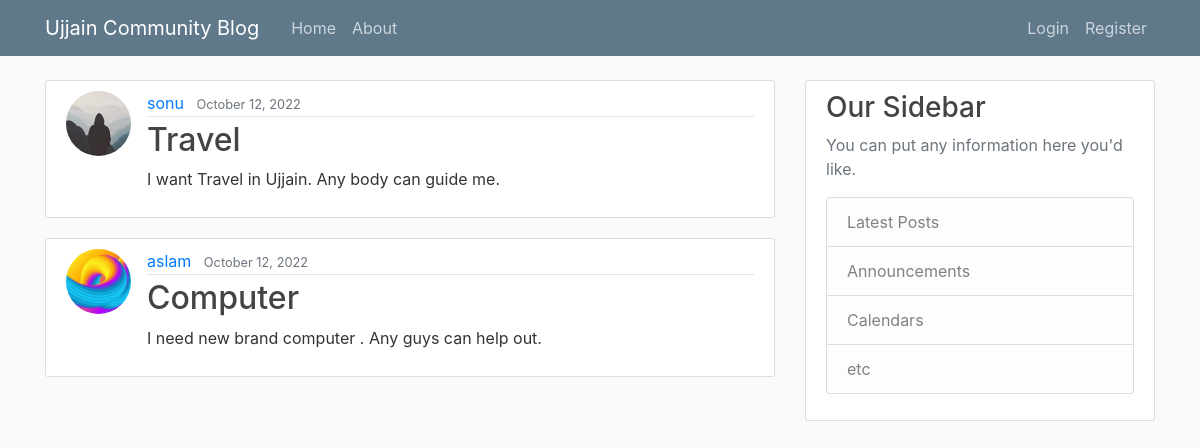
The page / on the database its author committed.
### blog/models.py (models this page shows, shortened)
class Post(models.Model):
    title = models.CharField(max_length=100)
    content = models.TextField()
    date_posted = models.DateTimeField(default=timezone.now)
    author = models.ForeignKey(User, on_delete=models.CASCADE)

### users/models.py (models this page shows, shortened)
class Profile(models.Model):
    user = models.OneToOneField(User, on_delete=models.CASCADE)
    image = models.ImageField(default='default.jpg', upload_to='profile_pics')

### blog/views.py (the view)
# urls.py: path('', PostListView.as_view(), name='blog-home'),
class PostListView(ListView):
    model = Post
    template_name = 'blog/home.html'  # <app>/<model>_<viewtype>.html
    context_object_name = 'posts'
    ordering = ['-date_posted']

### blog/templates/blog/home.html
{% extends "blog/base.html" %}
{% block content %}
    {% for post in posts %}
        <article class="media content-section">
          <img class="rounded-circle article-img" src="{{ post.author.profile.image.url }}">
          <div class="media-body">
            <div class="article-metadata">
              <a class="mr-2" href="#">{{ post.author }}</a>
              <small class="text-muted">{{ post.date_posted|date:"F d, Y" }}</small>
            </div>
            <h2><a class="article-title" href="{% url 'post-detail' post.id %}">{{ post.title }}</a></h2>
            <p class="article-content">{{ post.content }}</p>
          </div>
        </article>
    {% endfor %}
{% endblock content %}

### blog/templates/blog/base.html (shortened to what this page needs)
{% load static %}
<!DOCTYPE html>
<html>
<head>
    <link rel="stylesheet" href="https://maxcdn.bootstrapcdn.com/bootstrap/4.0.0/css/bootstrap.min.css">
    <link rel="stylesheet" type="text/css" href="{% static 'blog/main.css' %}">
</head>
<body>
    <header class="site-header">
      <nav class="navbar navbar-expand-md navbar-dark bg-steel fixed-top">
        <div class="container">
          <a class="navbar-brand mr-4" href="{% url 'blog-home' %}">Ujjain Community Blog</a>
          <div class="collapse navbar-collapse" id="navbarToggle">
            <div class="navbar-nav mr-auto">
              <a class="nav-item nav-link" href="{% url 'blog-home' %}">Home</a>
              <a class="nav-item nav-link" href="{% url 'blog-about' %}">About</a>
            </div>
            <div class="navbar-nav">
              {% if user.is_authenticated %}
                <a class="nav-item nav-link" href="{% url 'post-create' %}">New Post</a>
                <a class="nav-item nav-link" href="{% url 'profile' %}">Profile</a>
                <a class="nav-item nav-link" href="{% url 'logout' %}">Logout</a>
              {% else %}
                <a class="nav-item nav-link" href="{% url 'login' %}">Login</a>
                <a class="nav-item nav-link" href="{% url 'register' %}">Register</a>
              {% endif %}
            </div>
          </div>
        </div>
      </nav>
    </header>
    <main role="main" class="container">
      <div class="row">
        <div class="col-md-8">
          {% block content %}{% endblock %}
        </div>
        <div class="col-md-4">
          <div class="content-section">
            <h3>Our Sidebar</h3>
            <p class='text-muted'>You can put any information here you'd like.
              <ul class="list-group">
                <li class="list-group-item list-group-item-light">Latest Posts</li>
                <li class="list-group-item list-group-item-light">Announcements</li>
                <li class="list-group-item list-group-item-light">Calendars</li>
                <li class="list-group-item list-group-item-light">etc</li>
              </ul>
            </p>
          </div>
        </div>
      </div>
    </main>
</body>
</html>

### blog/static/blog/main.css (style rules this page uses)
body { background: #fafafa; color: #333333; margin-top: 5rem; }
h1, h2, h3, h4, h5, h6 { color: #444444; }
ul { margin: 0; }
.bg-steel { background-color: #5f788a; }
.site-header .navbar-nav .nav-link { color: #cbd5db; }
.content-section { background: #ffffff; padding: 10px 20px; border: 1px solid #dddddd; border-radius: 3px; margin-bottom: 20px; }
.article-title { color: #444444; }
.article-content { white-space: pre-line; }
.article-img { height: 65px; width: 65px; margin-right: 16px; }
.article-metadata { padding-bottom: 1px; margin-bottom: 4px; border-bottom: 1px solid #e3e3e3 }

### rows shown on the page
Post: author.profile.image (placeholder picture), author "sonu", date_posted "October 12, 2022", title "Travel", content "I want Travel in Ujjain. Any body can guide me."
Post: author.profile.image (picture), author "aslam", date_posted "October 12, 2022", title "Computer", content "I need new brand computer . Any guys can help out."
